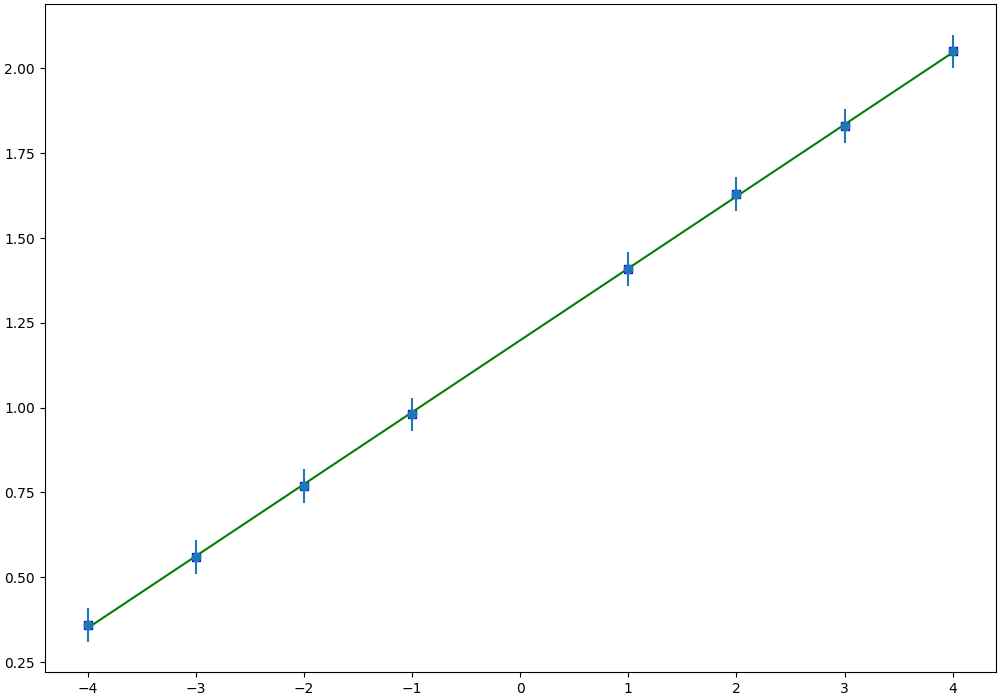

Reproduce this figure in Python.
import matplotlib.pyplot as plt
import numpy as np
from scipy.optimize import curve_fit 
import math


def mapping(x, a, b): 
    return a * x+ b

m = list()
Xm = list()
with  open('data1', 'r')  as  data:
    for line in data:
        list_line = list((map(float, line.split())))
        m.append(list_line[0])
        Xm.append(list_line[1])

m1 = np.array(m)

y = np.array(Xm)
x = np.array(m)

x_aproc = x
y_aproc = y

args, covarian = curve_fit(mapping, m, Xm)
a, b = args[0], args[1]
y_fit = a * m1 + b

print("a " + str(args[0]))


sum = 0
length = len(x_aproc)
for i in range(len(x_aproc)):
    sum += (y_fit[i] - y_aproc[i]) ** 2
error_rate = math.sqrt(sum / (length + 1))
#print(error_rate)

x_sr = 0
y_sr = 0

x_dr = 0
y_dr = 0

for i in range(length):
    x_sr += x_aproc[i]
x_sr /= length

for i in range(length):
    x_dr += (x_aproc[i] - x_sr) ** 2
x_dr /= length

for i in range(length):
    y_sr += y_aproc[i]
y_sr /= length

for i in range(length):
    y_dr += (y_aproc[i] - y_sr) ** 2
y_dr /= length

error_rate_a = math.sqrt(((y_dr / x_dr) - a ** 2) / (length - 2))
print("error_rate_a" + " " + str(error_rate_a))

fig, ax = plt.subplots(figsize=(10,7), constrained_layout=True)

plt.plot(m, Xm, 'bs')
plt.plot(m1, y_fit, 'g-')

plt.errorbar(m, Xm, yerr = 0.05, fmt = 'o', ls='none')

plt.savefig("2.png")
plt.show()
